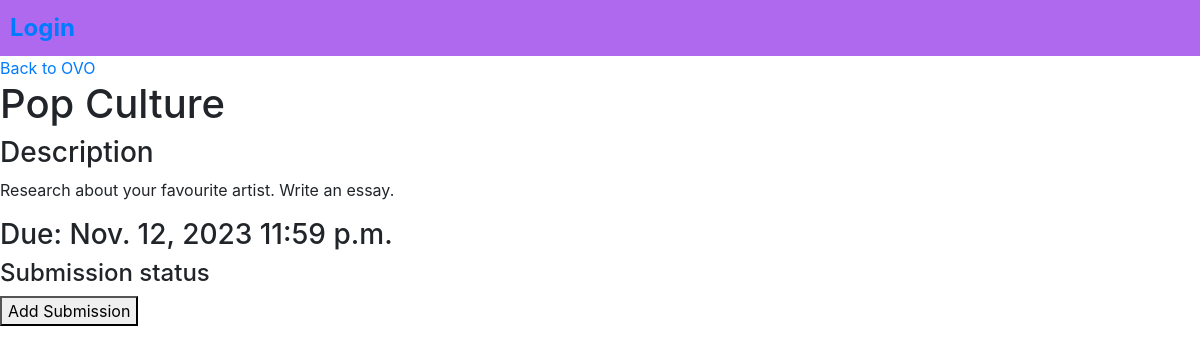
Page /1/4/1 on the earlier database version.
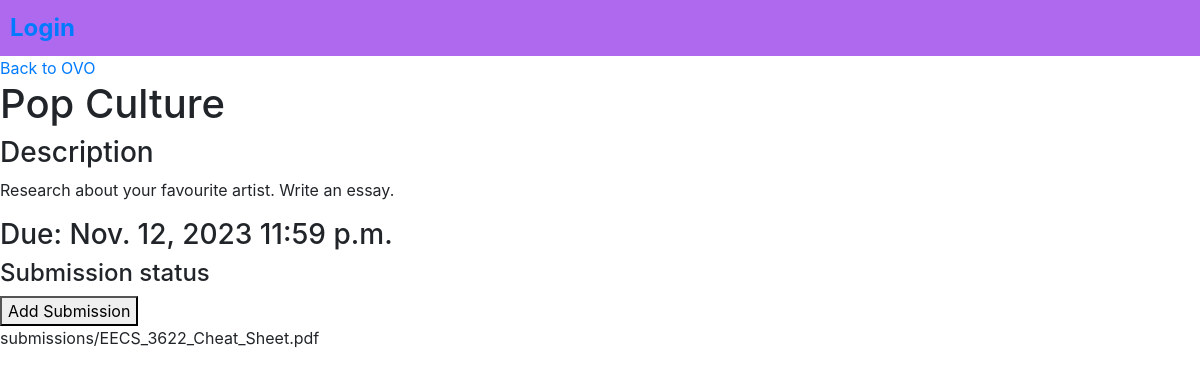
Same page on the later database version.
### quiz/models.py (models this page shows)
class Submission(models.Model):
    user = models.ForeignKey(User, on_delete=models.CASCADE)
    title = models.CharField(max_length=255, blank=True)
    content = models.FileField(upload_to='submissions/', blank=True)
    submission_date = models.DateTimeField(auto_now_add=True, blank=True)

### quiz/views.py (the view)
# urls.py: path('<int:courseID>/<int:lessonID>/<int:assignmentID>', views.viewAssignment, name = 'viewAssignment'),
def viewAssignment(request,assignmentID,courseID,lessonID):
    assignment = get_object_or_404(Assignment,id=assignmentID)
    course = get_object_or_404(Course,id=courseID)
    lesson = get_object_or_404(Lesson,id=lessonID)
    return render(request,'quiz/assignmentView.html',{'assignment':assignment, 'course':course, 'lesson': lesson})

### quiz/templates/quiz/assignmentView.html (shortened to what this page needs)
{% extends "quiz/layout.html" %}
{% block body %}
<a href="{% url 'viewCourse' course.id%}"> Back to {{course.title}}</a>
<h1>{{assignment.title}}</h1>
<div>
    <h3>Description</h3>
    <p>{{assignment.description}}</p>
</div>
<h3>
    Due: {{assignment.dueDay}} {{assignment.deadline}}
</h3>
<h4>Submission status</h4>
<button  id="addSubmissionLink">Add Submission</button>
<div>
    {% for submissions in assignment.submission.all  %}
    <div>
        <p>{{submissions.content}}</p>
    </div>
    {% endfor %}
</div>
{% endblock %}

Differences in the rows shown:
added Submission: content "submissions/EECS_3622_Cheat_Sheet.pdf"
